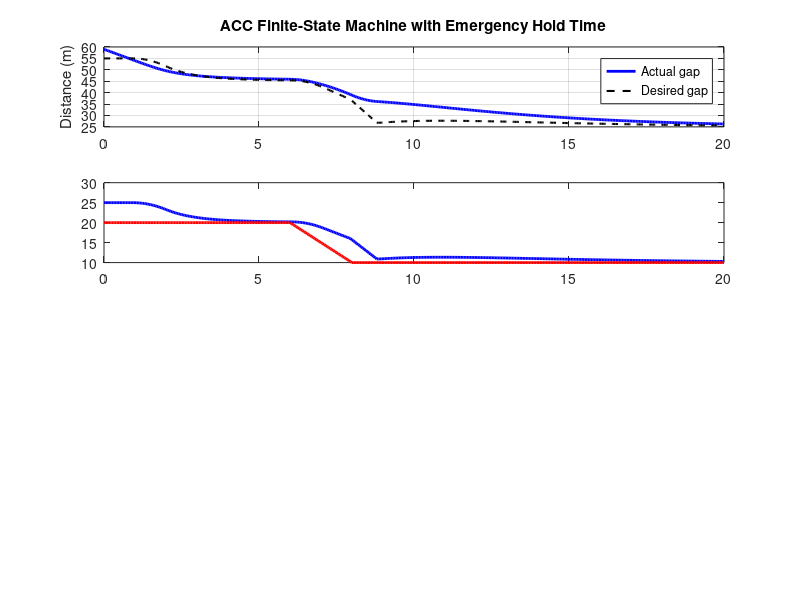

This figure's MATLAB source: (Note: this script raises an error after producing the figure.)
%% ACC Finite-State Machine with Emergency-Braking Hold Time
clear; clc; close all;

% Simulation
Ts = 0.05;
Tend = 20;
time = 0:Ts:Tend;
N = numel(time);

% ACC states
CRUISE = 1;
FOLLOW = 2;
EMERGENCY_BRAKE = 3;
RECOVER = 4;

state = zeros(1, N);
state(1) = CRUISE;

% Time spent in the active state
stateTime = zeros(1, N);

% Vehicle and controller parameters
setSpeed = 25;             % Desired cruise speed (m/s)
minimumGap = 5;            % Standstill gap (m)
desiredTimeGap = 2;        % Desired time gap (s)

% Hysteresis thresholds
followEntryTimeGap = 2.2;  % Enter Follow below this value
followExitTimeGap = 2.8;   % Leave Follow above this value

% TTC thresholds
warningTTC = 7.0;          % Enter Emergency Brake below this value (s)
safeTTC = 8.0;             % Safe TTC to leave Emergency Brake (s)

% Emergency-state protection
minimumEmergencyTime = 0.8; % Minimum Emergency Brake duration (s)

% Controller gains
KpGap = 0.18;              % Gap-error gain
KvRelative = 0.8;          % Relative-velocity gain
KpCruise = 0.6;            % Set-speed gain

% Acceleration and comfort limits
normalMinAcceleration = -3;
normalMaxAcceleration = 2;
emergencyAcceleration = -6;

maxJerk = 3;               % Maximum acceleration change (m/s^3)

% Lead-vehicle motion
leadAcceleration = zeros(1, N);
leadAcceleration(time >= 6 & time < 8) = -5;

leadSpeed = zeros(1, N);
leadSpeed(1) = 20;

% Ego-vehicle initial conditions
egoSpeed = zeros(1, N);
egoSpeed(1) = 25;

gap = zeros(1, N);
gap(1) = 59;

% Signals for analysis and plotting
relativeVelocity = zeros(1, N);
desiredGap = zeros(1, N);
timeGap = zeros(1, N);
ttc = inf(1, N);

accelerationRequest = zeros(1, N);
egoAcceleration = zeros(1, N);

for k = 1:N-1

    % Longitudinal quantities supplied by perception/fusion in a full system
    relativeVelocity(k) = leadSpeed(k) - egoSpeed(k);
    desiredGap(k) = minimumGap + desiredTimeGap * egoSpeed(k);
    timeGap(k) = gap(k) / max(egoSpeed(k), 0.1);

    % TTC is valid only while ego is closing on the lead vehicle
    if relativeVelocity(k) < 0
        ttc(k) = -gap(k) / relativeVelocity(k);
    else
        ttc(k) = inf;
    end

    % State transitions
    switch state(k)

        case CRUISE
            if timeGap(k) < followEntryTimeGap
                state(k+1) = FOLLOW;
            else
                state(k+1) = CRUISE;
            end

        case FOLLOW
            if ttc(k) < warningTTC
                state(k+1) = EMERGENCY_BRAKE;
            elseif timeGap(k) > followExitTimeGap && ...
                    relativeVelocity(k) >= 0
                state(k+1) = CRUISE;
            else
                state(k+1) = FOLLOW;
            end

        case EMERGENCY_BRAKE
            emergencyTimeComplete = ...
                stateTime(k) >= minimumEmergencyTime;

            safetyRecovered = ...
                ttc(k) > safeTTC || relativeVelocity(k) >= 0;

            if emergencyTimeComplete && safetyRecovered
                state(k+1) = RECOVER;
            else
                state(k+1) = EMERGENCY_BRAKE;
            end

        case RECOVER
            if ttc(k) < warningTTC
                state(k+1) = EMERGENCY_BRAKE;
            elseif timeGap(k) < followEntryTimeGap
                state(k+1) = FOLLOW;
            elseif timeGap(k) > followExitTimeGap && ...
                    relativeVelocity(k) >= 0
                state(k+1) = CRUISE;
            else
                state(k+1) = RECOVER;
            end
    end

    % Track state duration
    if state(k+1) == state(k)
        stateTime(k+1) = stateTime(k) + Ts;
    else
        stateTime(k+1) = 0;
    end

    % Controller action for the active state
    gapError = gap(k) - desiredGap(k);

    switch state(k)

        case CRUISE
            accelerationRequest(k) = ...
                KpCruise * (setSpeed - egoSpeed(k));

        case FOLLOW
            accelerationRequest(k) = ...
                KpGap * gapError + ...
                KvRelative * relativeVelocity(k);

        case EMERGENCY_BRAKE
            accelerationRequest(k) = emergencyAcceleration;

        case RECOVER
            % Gentler command after emergency braking
            accelerationRequest(k) = ...
                0.10 * gapError + ...
                0.45 * relativeVelocity(k);
    end

    % Normal acceleration limits
    if state(k) ~= EMERGENCY_BRAKE
        accelerationRequest(k) = max(normalMinAcceleration, ...
                                 min(normalMaxAcceleration, ...
                                     accelerationRequest(k)));
    end

    % Jerk-limited actuator response.
    % Emergency Brake deliberately overrides this comfort limit.
    if state(k) == EMERGENCY_BRAKE
        egoAcceleration(k) = emergencyAcceleration;
    else
        maxAccelerationChange = maxJerk * Ts;
        accelerationChange = ...
            accelerationRequest(k) - egoAcceleration(k);

        accelerationChange = max(-maxAccelerationChange, ...
                             min(maxAccelerationChange, ...
                                 accelerationChange));

        egoAcceleration(k+1) = ...
            egoAcceleration(k) + accelerationChange;
    end

    % Update lead-vehicle speed
    leadSpeed(k+1) = max(0, leadSpeed(k) + ...
                         leadAcceleration(k) * Ts);

    % Update ego-vehicle speed
    egoSpeed(k+1) = max(0, egoSpeed(k) + ...
                        egoAcceleration(k) * Ts);

    % Update relative distance
    gap(k+1) = max(0, gap(k) + relativeVelocity(k) * Ts);
end

% Fill final values for plotting
relativeVelocity(end) = leadSpeed(end) - egoSpeed(end);
desiredGap(end) = minimumGap + desiredTimeGap * egoSpeed(end);
timeGap(end) = gap(end) / max(egoSpeed(end), 0.1);

if relativeVelocity(end) < 0
    ttc(end) = -gap(end) / relativeVelocity(end);
end

accelerationRequest(end) = accelerationRequest(end-1);
egoAcceleration(end) = egoAcceleration(end-1);

% Show TTC only while it has a finite physical meaning
ttcPlot = ttc;
ttcPlot(isinf(ttcPlot)) = NaN;

% Main ACC behaviour figure
figure('Color', 'w');

subplot(4,1,1);
plot(time, gap, 'b', 'LineWidth', 2); hold on;
plot(time, desiredGap, 'k--', 'LineWidth', 1.5);
grid on;
ylabel('Distance (m)');
title('ACC Finite-State Machine with Emergency Hold Time');
legend('Actual gap', 'Desired gap', 'Location', 'best');

subplot(4,1,2);
plot(time, egoSpeed, 'b', 'LineWidth', 2); hold on;
plot(time, leadSpeed, 'r', 'LineWidth', 2);
yline(setSpeed, 'k--', 'Set speed');
grid on;
ylabel('Speed (m/s)');
legend('Ego vehicle', 'Lead vehicle', 'Location', 'best');

subplot(4,1,3);
plot(time, ttcPlot, 'r', 'LineWidth', 2); hold on;
yline(warningTTC, 'k--', 'TTC warning threshold');
ylim([0 20]);
grid on;
ylabel('TTC (s)');

subplot(4,1,4);
stairs(time, state, 'LineWidth', 2);
yticks([CRUISE FOLLOW EMERGENCY_BRAKE RECOVER]);
yticklabels({'Cruise', 'Follow', 'Emergency brake', 'Recover'});
ylim([0.5 4.5]);
grid on;
xlabel('Time (s)');
ylabel('ACC state');
title('Active ACC State');

% Acceleration and time-gap inputs figure
figure('Color', 'w');

subplot(2,1,1);
plot(time, accelerationRequest, 'm--', 'LineWidth', 1.5); hold on;
plot(time, egoAcceleration, 'm', 'LineWidth', 2);
plot(time, leadAcceleration, 'r--', 'LineWidth', 1.5);
grid on;
ylabel('Acceleration (m/s^2)');
title('Longitudinal Acceleration Commands');
legend('Ego request', 'Ego applied', 'Lead acceleration', ...
       'Location', 'best');

subplot(2,1,2);
plot(time, timeGap, 'b', 'LineWidth', 2); hold on;
yline(desiredTimeGap, 'k--', 'Desired time gap');
yline(followEntryTimeGap, 'r:', 'Follow entry');
grid on;
xlabel('Time (s)');
ylabel('Time gap (s)');
title('Time-Gap Decision Input');

% Emergency-state duration figure
figure('Color', 'w');
plot(time, stateTime, 'LineWidth', 1.8); hold on;
yline(minimumEmergencyTime, 'r--', ...
      'Minimum emergency hold time');
grid on;
xlabel('Time (s)');
ylabel('Time in current state (s)');
title('ACC State Duration');
